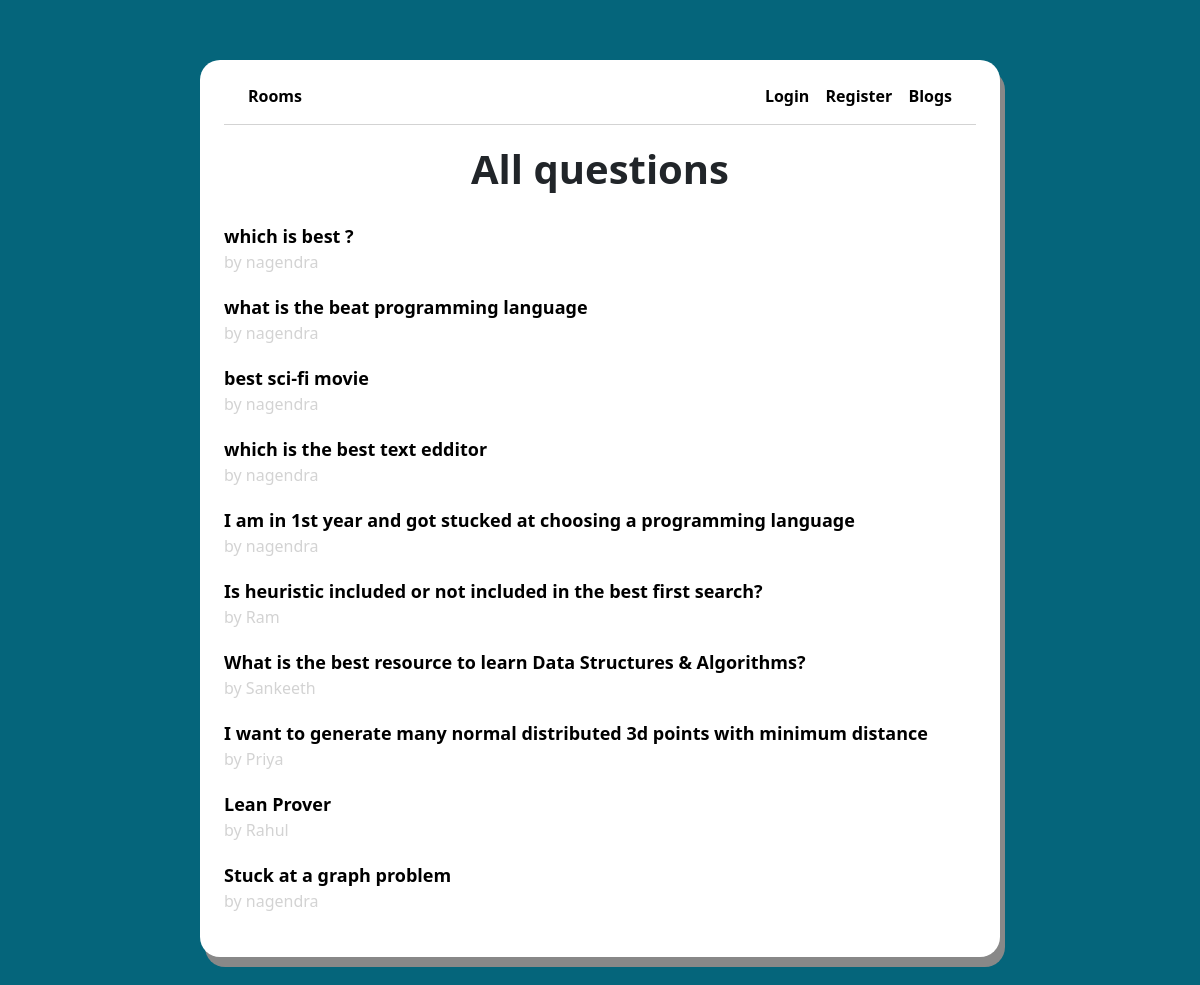
The app's page //cse with its own data.
### main/models.py (models this page shows, shortened)
class Poll(models.Model):
    tag = models.CharField(max_length=100)
    author = models.ForeignKey(User, null=False, on_delete=models.CASCADE)
    title = models.CharField(max_length=200)
    options = models.CharField(max_length=500)
    created_at = models.DateTimeField(auto_now_add=True)
    def is_poll(self):
        return True

class Question(models.Model):
    tag = models.CharField(max_length=100)
    author = models.ForeignKey(User, null=False, on_delete=models.CASCADE)
    title = models.CharField(max_length=200, null=False)
    body = models.TextField(null=False)
    created_at = models.DateTimeField(auto_now_add=True)
    updated_at = models.DateTimeField(auto_now=True)
    is_poll = models.BooleanField(default=False)
    def is_poll(self):
        return False

### main/views.py (the view)
# urls.py: path('/<str:tag>', views.allQuestionPage, name='all-questions'),
def allQuestionPage(request, tag):
	questions = Question.objects.filter(tag=tag)
	polls = Poll.objects.filter(tag=tag)
	total = sorted(chain(questions, polls), key = lambda x: x.created_at, reverse = True)
	return render(request, 'home-page.html', {
		'questions': total,
		'tag': tag
	})

### main/templates/home-page.html
{% extends "layouts/page.html" %}
{% block content %}
{% include 'navbar2.html' with tag=tag %}
<h1 class="title">All questions</h1>
<div class="page">
  {% for question in questions %}
	<div class="question-list-item">
		{% if question.is_poll is True %}
		<a href="{% url 'poll' 'tag' question.id %}">
			<p class="question-list-item-title">{{ question.title }}</p>
			<p class="question-list-item-author">by {{ question.author.username }}</p>
		</a>
		{% else %}
		<a href="{% url 'question' 'tag' question.id %}">
			<p class="question-list-item-title">{{ question.title }}</p>
			<p class="question-list-item-author">by {{ question.author.username }}</p>
		</a>
		{% endif %}
	</div>
  {% endfor %}
</div>
{% endblock %}

### main/templates/layouts/page.html (shortened to what this page needs)
{% load static %}
<!DOCTYPE html>
<html lang="en" dir="ltr">
  <head>
    <link href="https://cdn.jsdelivr.net/npm/bootstrap@5.0.1/dist/css/bootstrap.min.css" rel="stylesheet">
    <link rel="stylesheet" type="text/css" href="{% static 'css/styles2.css' %}?{% now "U" %}"/>
    <link rel="stylesheet" type="text/css" href="{% static 'css/styles.css' %}?{% now "U" %}"/>
  </head>
  <body>
    <div class="main">
    {% block content %}
    {% endblock %}
    </div>
  </body>
</html>

### main/templates/navbar2.html
  <nav class="navbar">
	<div class="main-menu">
	  <ul>
		<li><a href="{% url 'index' %}">Rooms</a></li>
	  </ul>
	</div>
	<div class="user-menu">
	  <ul>
		  {% if user.is_authenticated %}
		  <li><a href="{% url 'new-question' tag %}">Ask Question</a></li>
		  <li><a href="{% url 'new-poll' tag %}">Poll</a></li>
		  <li><a href="{% url 'all-blog' tag %}">Blogs</a></li>
		  {% else %}
			  <li><a href="{% url 'login' %}">Login</a></li>
			  <li><a href="{% url 'register' %}">Register</a></li>
			  <li><a href="{% url 'all-blog' tag %}">Blogs</a></li>
		  {% endif %}
	  </ul>
	</div>
  </nav>

### main/static/css/styles2.css (style rules this page uses)
label,li,input { cursor: pointer }

### main/static/css/styles.css (style rules this page uses)
html, body { font-family: Segoe UI; background-color: #05657b; }
*, *::after, *::before { box-sizing: border-box; }
a { text-decoration: none; }
ul { list-style: none; padding: 0; }
.main { max-width: 800px; margin: 60px auto; padding: 24px; border-radius: 20px; background-color: white; box-shadow: 5px 10px #888888; }
.navbar { display: flex; flex-direction: row; justify-content: space-between; padding: 0 24px; border-bottom: 1px solid lightgray; }
.user-menu ul li a, .main-menu ul li a { color: black; font-weight: 700; }
.user-menu ul li { display: inline; margin-left: 12px; }
.page { display: flex; flex-direction: column; }
.title { margin: 20px auto 30px auto; font-weight: 900; text-align: center; }
.room-list-item, .question-list-item { margin-bottom: 20px; }
.room-title, .question-list-item-title { color: black; font-size: 18px; font-weight: 900; margin: 0 }
.question-list-item-author { color: lightgray; margin: 0; }

### records on screen
Poll: title "which is best ?", author.username "nagendra"
Poll: title "what is the beat programming language", author.username "nagendra"
Poll: title "best sci-fi movie", author.username "nagendra"
Poll: title "which is the best text edditor", author.username "nagendra"
Poll: title "I am in 1st year and got stucked at choosing a programming language", author.username "nagendra"
Question: title "Is heuristic included or not included in the best first search?", author.username "Ram"
Question: title "What is the best resource to learn Data Structures & Algorithms?", author.username "Sankeeth"
Question: title "I want to generate many normal distributed 3d points with minimum distance", author.username "Priya"
Question: title "Lean Prover", author.username "Rahul"
Question: title "Stuck at a graph problem", author.username "nagendra"
